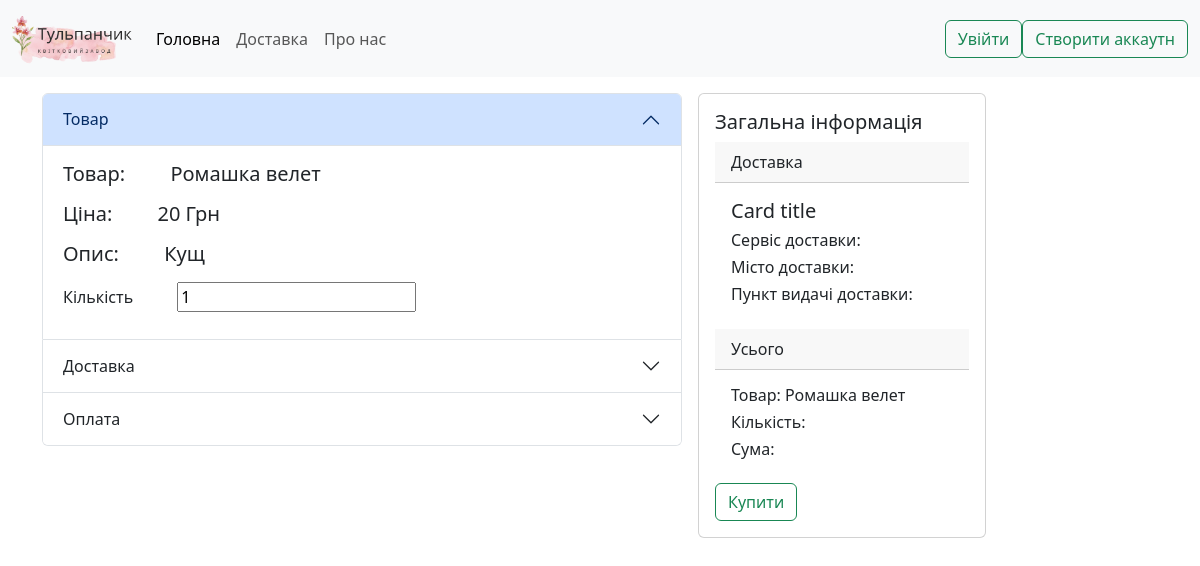
Page /checkout/3 on the committed database.
### modules/models.py (models this page shows)
class Chamomile(db.Model):
    id = db.Column(db.Integer, primary_key=True, nullable=False)
    name = db.Column(db.String, nullable=False)
    price = db.Column(db.Integer, nullable=False)
    description = db.Column(db.Text)
    type = db.Column(db.String, nullable=False)
    filters = db.Column(db.Text)
    pic_url = db.Column(db.String)
    stripe_price = db.Column(db.String, nullable=False)

### modules/routes.py (the view)
@app.route("/checkout/<id>")
def checkout(id):
    return render_template('checkout.html', product=Chamomile.query.get(int(id)))

### templates/checkout.html (shortened to what this page needs)
<!DOCTYPE html>
<html lang="en">
<head>
    <link href="https://cdn.jsdelivr.net/npm/bootstrap@5.3.0-alpha1/dist/css/bootstrap.min.css" rel="stylesheet"
>
    <link href="{{  url_for('static' , filename='styles.css') }}" rel="stylesheet">
</head>
<body onload="preparePage()">
<nav class="navbar navbar-expand-lg bg-body-tertiary">
  <div class="container-fluid">
        <a class="navbar-brand" href="/">
      <img src="{{ url_for('static' , filename='logo.png') }}" alt="Logo" class="d-inline-block align-text-top" width="120" height="50">
    </a>
    <div class="collapse navbar-collapse" id="navbarNav">
          <ul class="navbar-nav me-auto mb-2 mb-lg-0">
            <li class="nav-item">
              <a class="nav-link active" aria-current="page" href="/">Головна</a>
            </li>
            <li class="nav-item">
              <a class="nav-link" href="#">Доставка</a>
            </li>
            <li class="nav-item">
              <a class="nav-link">Про нас</a>
            </li>
          </ul>
        <div id="login_btn" class="nav-login">
            <a type="button" href="/accounts/signin" class="btn btn-outline-success">Увійти</a>
            <a type="button" href="/accounts/signup" class="btn btn-outline-success">Створити аккаутн</a>
        </div>
    </div>
  </div>
</nav>
<main class="container" style="display: flex;" onclick="changeAllInAll()">
    <div class="accordion" id="accordionExample" style=" margin-top: 2vh; width: 80vh;">
        <div class="accordion-item">
            <h2 class="accordion-header">
                <button class="accordion-button" type="button" data-bs-toggle="collapse" data-bs-target="#collapseOne"
                        aria-expanded="true" aria-controls="collapseOne">
                    Товар
                </button>
            </h2>
            <div id="collapseOne" class="accordion-collapse collapse show" data-bs-parent="#accordionExample">
                <div class="accordion-body">
                    <div>
                        <h5 style="margin-bottom: 2vh;">Товар: <span style="margin-left: 5vh;">{{ product.name }}</span>
                        </h5>
                        <h5 style="margin-bottom: 2vh;">Ціна: <span
                                style="margin-left: 5vh;"> {{ product.price }} Грн</span></h5>
                        <h5 style="margin-bottom: 2vh;">Опис: <span
                                style="margin-left: 5vh;">{{ product.description }}</span></h5>
                        <label for="count" class="form-label" style="margin-right:5vh;"><h6>Кількість</h6></label>
                        <input id="count" type="number" onchange="changeCount()" value="1" min="1">
                    </div>
                </div>
            </div>
        </div>
        <div class="accordion-item">
            <h2 class="accordion-header">
                <button class="accordion-button collapsed" type="button" data-bs-toggle="collapse"
                        data-bs-target="#collapseTwo" aria-expanded="false" aria-controls="collapseTwo">
                    Доставка
                </button>
            </h2>
        </div>
        <div class="accordion-item">
            <h2 class="accordion-header">
                <button class="accordion-button collapsed" type="button" data-bs-toggle="collapse"
                        data-bs-target="#collapseThree" aria-expanded="false" aria-controls="collapseThree">
                    Оплата
                </button>
            </h2>
        </div>
    </div>
    <div class="card" style="width: 18rem; margin: 2vh;">
        <div class="card-body">
            <h5 class="card-title">Загальна інформація</h5>
            <div class="card-header">Доставка</div>
            <div class="card-body">
                <h5 class="card-title">Card title</h5>
                <h6>Сервіс доставки: </h6>
                <h6>Місто доставки: </h6>
                <h6>Пункт видачі доставки: </h6>
            </div>
            <div class="card-header">Усього</div>
            <div class="card-body">
                <h6>Товар: <span id="productD">{{ product.name }}</span></h6>
                <h6>Кількість: </h6>
                <h6>Сума: </h6>
            </div>
            <button type="button" class="btn btn-outline-success"
                    onclick="GetPay('{{ product.id }}' ,'{{  url_for('static' , filename='mono.jpg') }}','{{ product.name }}')">
                Купити
            </button>
        </div>
    </div>
</main>
</body>
</html>

### static/styles.css (style rules this page uses)
.card { width: 18rem; }

### rows in the picture
Chamomile: name "Ромашка велет", price "20", description "Кущ"
